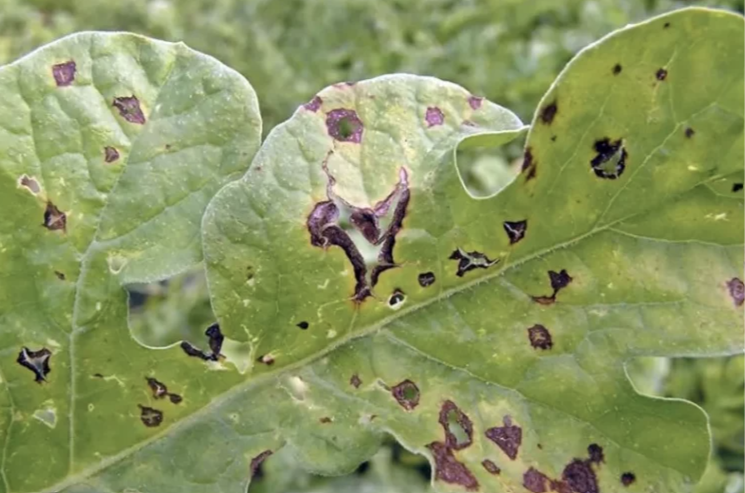
#> input picture img_check/ath_01.png, 745 x 493 px
$ python -i image_utils.py   (imports and definitions only)
#> lines starting #> are read from the running program, lines starting #| are printed output that depends on the picture; after the words box and inside, x2 and y2 are one past the last pixel; in counts of white or black regions, pixels touching at a corner belong together
#> further down, picture is the input picture: PIL image 745x493 RGBA; mean R, G, B, A 138.1, 150.4, 96.6, 254.9
"""
Shared image utilities for the inference services.

- load_image: decode + EXIF transpose (server frame == browser frame).
- predownscale: antialiased shrink of very large photos before the classifier.
- compute_leaf_mask: coarse leaf-blade mask (used to reject boxes on the
  background and to measure damage relative to the leaf, not the photo).
- assess_quality: input resolution check (reject < 64px, warn < 224px).
- tile_windows, merge_boxes: tiled YOLO inference helpers.
- damage_percent: union of boxes over the leaf area.
"""
import io
from dataclasses import dataclass
from typing import Any, Dict, List, Optional, Sequence, Tuple

import numpy as np
from PIL import Image, ImageDraw, ImageOps
from scipy import ndimage as ndi
from scipy.spatial import ConvexHull

from config import QUALITY


# ----------------------------------------------------------------------------
# Decoding
# ----------------------------------------------------------------------------
# [24 lines left out: functions load_image, predownscale, not called in this run]


# ----------------------------------------------------------------------------
# Leaf mask
# ----------------------------------------------------------------------------
@dataclass
class LeafMask:
    mask: np.ndarray  # bool (h, w) at working resolution
    scale: float      # working pixels per original pixel

    @property
    def fraction(self) -> float:
        return float(self.mask.mean())

    # [13 lines left out: functions box_inside_fraction, _disk, not called in this run]


def _rgb_to_lab(arr: np.ndarray) -> np.ndarray:
    """sRGB (0..255) -> CIE Lab (D65)."""
    c = arr / 255.0
    c = np.where(c > 0.04045, ((c + 0.055) / 1.055) ** 2.4, c / 12.92)
    m = np.array(
        [[0.4124, 0.3576, 0.1805], [0.2126, 0.7152, 0.0722], [0.0193, 0.1192, 0.9505]],
        dtype=np.float32,
    )
    xyz = c @ m.T / np.array([0.95047, 1.0, 1.08883], dtype=np.float32)
    f = np.where(xyz > 0.008856, np.cbrt(xyz), 7.787 * xyz + 16.0 / 116.0)
    L = 116.0 * f[..., 1] - 16.0
    a = 500.0 * (f[..., 0] - f[..., 1])
    b = 200.0 * (f[..., 1] - f[..., 2])
    return np.stack([L, a, b], axis=-1)


# [13 lines left out: function _kmeans, not called in this run]


def compute_leaf_mask(img: Image.Image, work_max_side: int = 384) -> Optional[LeafMask]:
    """Coarse leaf mask = everything that is not background and is connected
    to the green blade.

    The background colour model is learnt from the non-green pixels of the
    image border (paper, sky, soil, table...), clustered in Lab. A pixel is
    foreground when it is far (Delta E) from every background cluster.
    Foreground components that contain enough green are kept, then closed
    and hole-filled so that lesions of any colour (white dots, silvery mines,
    brown/black necrosis, orange rust) stay inside the mask.

    Returns None when the mask cannot be trusted (too little green, or the
    leaf fills the whole frame so there is no background to learn); callers
    must then skip mask-based filtering.
    """
#> called with work_max_side = 384
    s = min(1.0, work_max_side / float(max(img.size)))
#> s = 0.515
    small = img if s >= 1.0 else img.resize(
        (max(8, round(img.width * s)), max(8, round(img.height * s))),
        Image.Resampling.BILINEAR,
    )
    s_x = small.width / float(img.width)
#> s_x = 0.515
    arr = np.asarray(small, dtype=np.float32)
    h, w = arr.shape[:2]
#> h = 254; w = 384
    side = max(h, w)
#> side = 384
    r, g, b = arr[..., 0], arr[..., 1], arr[..., 2]
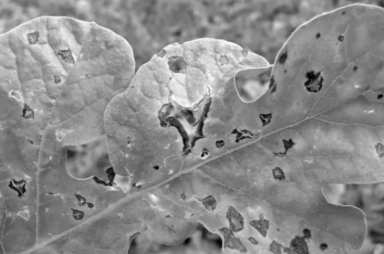
#> r: shape (254, 384) float32; min 1, max 251, mean 138.1
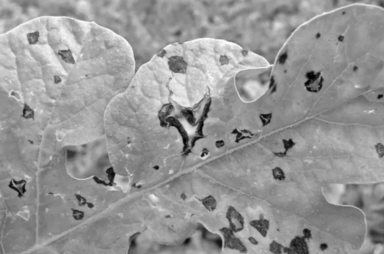
#> g: shape (254, 384) float32; min 0, max 253, mean 150.4
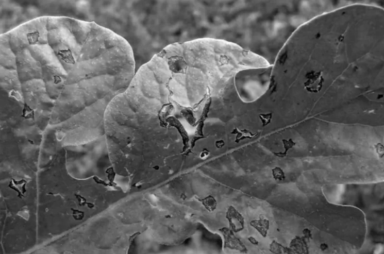
#> b: shape (254, 384) float32; min 2, max 246, mean 96.6

    green = (g > r + 2) & (g > b + 4) & (g > 30)
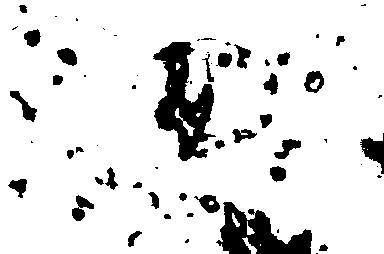
#> green: shape (254, 384) bool; 88.4% white; 64 black regions (28 under 20 px), largest, box (x1, y1, x2, y2) and area: (153, 42, 216, 161) 3756, (216, 202, 312, 254) 2602, (360, 133, 384, 174) 471
    if green.mean() < 0.03:
        return None

    lab = _rgb_to_lab(arr)
#> in _rgb_to_lab, `c = np.where(c > 0.04045, ((c + 0.055) / 1.055) ** 2.4, c / 12.92)`:
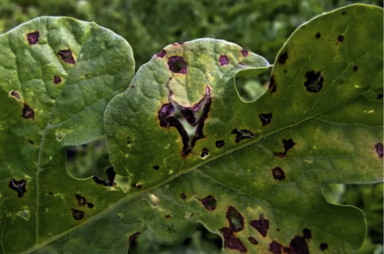
#> c: shape (254, 384, 4) float32; mean R, G, B, A 0.273, 0.326, 0.141, 0.999; transparent parts drawn white
    bw = max(2, int(side * 0.04))
    border = np.zeros((h, w), dtype=bool)
    border[:bw, :] = border[-bw:, :] = True
    border[:, :bw] = border[:, -bw:] = True
    bg_samples = lab[border & ~green]
    if bg_samples.shape[0] < 0.15 * border.sum():
        return None  # leaf touches most of the frame: nothing to learn
    if bg_samples.shape[0] > 3000:
        idx = np.linspace(0, bg_samples.shape[0] - 1, 3000).astype(int)
        bg_samples = bg_samples[idx]
    centers = _kmeans(bg_samples.astype(np.float32), k=3)

    dist = np.min(
        np.stack([np.sqrt(((lab - c) ** 2).sum(-1)) for c in centers]), axis=0
    )
    fg = (dist > 18.0) | green
    fg = ndi.binary_opening(fg, structure=_disk(1))

    labels, n = ndi.label(fg)
    if n == 0:
        return None
    idx = np.arange(1, n + 1)
    sizes = ndi.sum(fg, labels, index=idx)
    greens = ndi.sum(green, labels, index=idx)
    keep = idx[(sizes >= sizes.max() * 0.10) & (greens >= 0.10 * sizes)]
    if keep.size == 0:
        return None
    # Cashew blades are obovate (nearly convex): the convex hull of each kept
    # component recovers heavily diseased margins whose colour drifted towards
    # the background (e.g. dense white speckling on a grey/beige backdrop).
    hull_img = Image.new("L", (w, h), 0)
    draw = ImageDraw.Draw(hull_img)
    for lbl in keep:
        ys, xs = np.nonzero(labels == lbl)
        pts = np.stack([xs, ys], axis=1).astype(np.float64)
        try:
            hull = ConvexHull(pts)
            poly = [tuple(map(float, pts[v])) for v in hull.vertices]
            draw.polygon(poly, fill=255)
        except Exception:  # degenerate (collinear) component
            hull_img.paste(255, mask=Image.fromarray((labels == lbl).astype(np.uint8) * 255))
    leaf = np.asarray(hull_img) > 0
    leaf = ndi.binary_dilation(leaf, structure=_disk(max(1, int(side * 0.01))))
    if leaf.mean() > 0.97:
        return None
    return LeafMask(mask=leaf, scale=s_x)


# ----------------------------------------------------------------------------
# Quality gate
# ----------------------------------------------------------------------------
# [42 lines left out: functions assess_quality, _starts, tile_windows, not called in this run]


def _area(b: Sequence[float]) -> float:
    return max(0.0, b[2] - b[0]) * max(0.0, b[3] - b[1])


# [95 lines left out: functions _inter, iou, merge_boxes, suppress_cross_class, damage_percent, not called in this run]

>>> from PIL import Image
>>> picture = Image.open('../img_check/ath_01.png')
#> (the run stopped early here; a loop or call above may not have finished)

$ run again, on img_check/ath_02.png
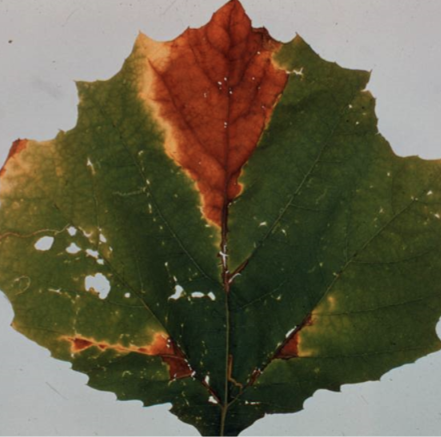
#> input picture img_check/ath_02.png, 441 x 437 px
#> picture is the input picture: PIL image 441x437 RGBA; mean R, G, B, A 102.4, 96.7, 73.9, 254.8
#> in compute_leaf_mask, `green = (g > r + 2) & (g > b + 4) & (g > 30)`:
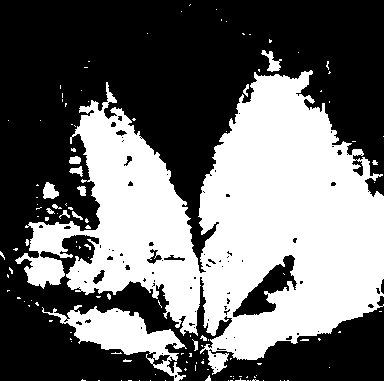
#> green: shape (381, 384) bool; 42.1% white; 131 white regions (114 under 20 px), largest, box (x1, y1, x2, y2) and area: (15, 70, 384, 375) 56432, (42, 305, 187, 381) 3755, (261, 50, 282, 72) 189
#> in _rgb_to_lab, `c = np.where(c > 0.04045, ((c + 0.055) / 1.055) ** 2.4, c / 12.92)`:
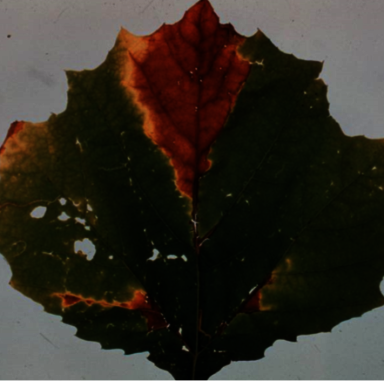
#> c: shape (381, 384, 4) float32; mean R, G, B, A 0.196, 0.175, 0.145, 0.998; transparent parts drawn white

$ run again, on img_check/ath_03.png
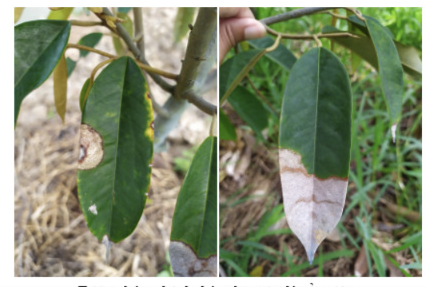
#> input picture img_check/ath_03.png, 428 x 287 px
#> picture is the input picture: PIL image 428x287 RGBA; mean R, G, B, A 131.8, 140.4, 114, 254.9
#> in compute_leaf_mask, `green = (g > r + 2) & (g > b + 4) & (g > 30)`:
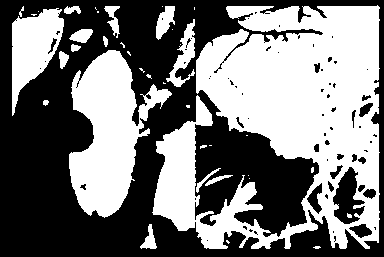
#> green: shape (257, 384) bool; 47.5% white; 39 white regions (23 under 20 px), largest, box (x1, y1, x2, y2) and area: (152, 5, 380, 249) 32548, (69, 50, 172, 218) 8903, (12, 8, 64, 116) 2988
#> in _rgb_to_lab, `c = np.where(c > 0.04045, ((c + 0.055) / 1.055) ** 2.4, c / 12.92)`:
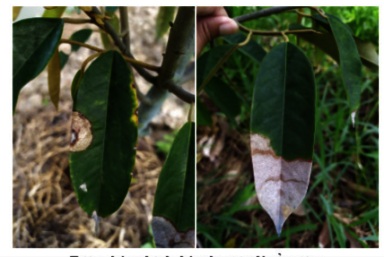
#> c: shape (257, 384, 4) float32; mean R, G, B, A 0.311, 0.326, 0.253, 0.999; transparent parts drawn white

$ run again, on img_check/ath_04.png
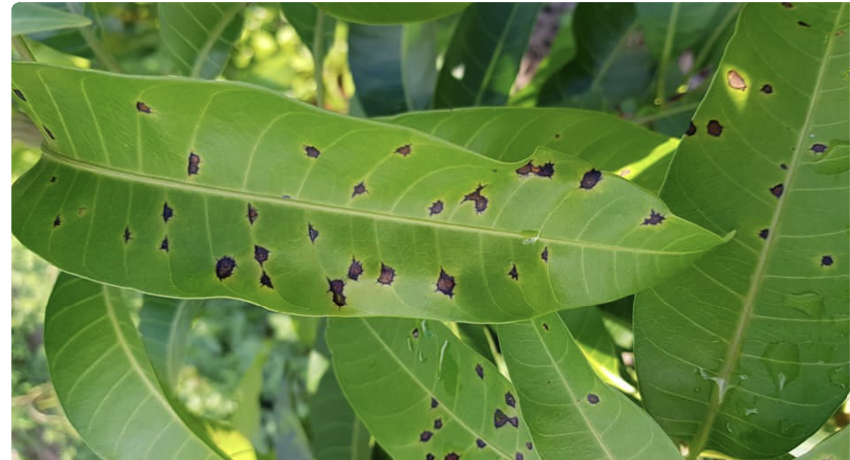
#> input picture img_check/ath_04.png, 850 x 460 px
#> picture is the input picture: PIL image 850x460 RGBA; mean R, G, B, A 99.6, 132.9, 62.8, 255
#> in compute_leaf_mask, `green = (g > r + 2) & (g > b + 4) & (g > 30)`:
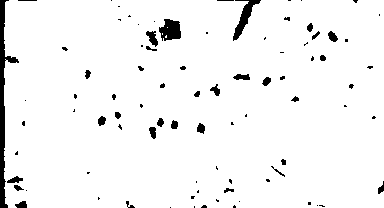
#> green: shape (208, 384) bool; 95.7% white; 86 black regions (56 under 20 px), largest, box (x1, y1, x2, y2) and area: (0, 0, 19, 208) 1053, (233, 0, 261, 41) 352, (159, 19, 181, 41) 352
#> in _rgb_to_lab, `c = np.where(c > 0.04045, ((c + 0.055) / 1.055) ** 2.4, c / 12.92)`:
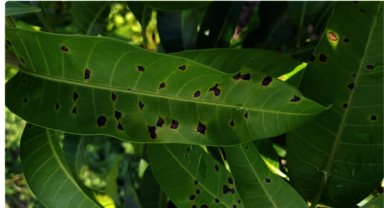
#> c: shape (208, 384, 4) float32; mean R, G, B, A 0.154, 0.259, 0.0705, 1; transparent parts drawn white
